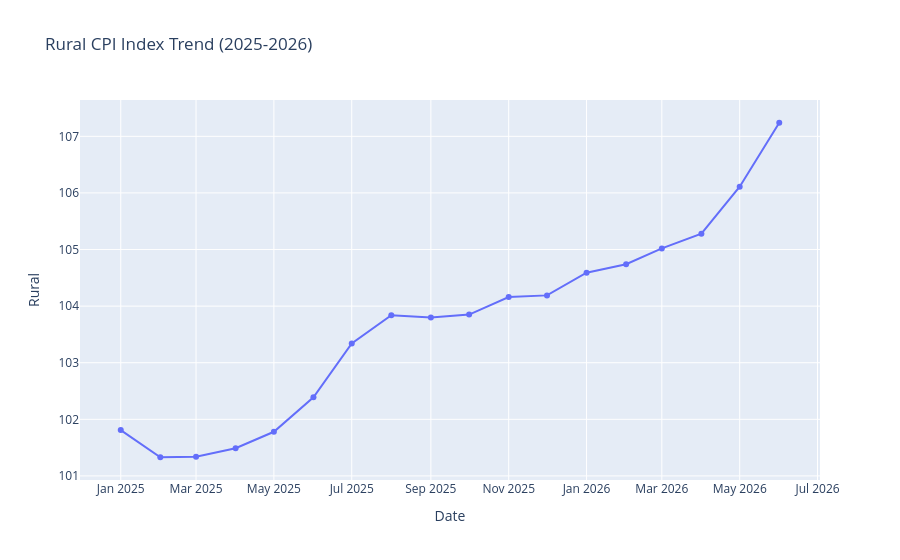

The notebook cell saved with this chart:
### Code cell
fig = px.line(
    df,
    x="Date",
    y="Rural",
    title="Rural CPI Index Trend (2025-2026)",
    markers=True
)

fig.show()

### Figure 1 — Plotly figure (JSON) as saved in the notebook; plotly's stock layout.template omitted (floating-point values rounded to 4 significant figures)
{"data": [{"hovertemplate": "Date=%{x}<br>Rural=%{y}<extra></extra>", "legendgroup": "", "line": {"color": "#636efa", "dash": "solid"}, "marker": {"symbol": "circle"}, "mode": "lines+markers", "name": "", "orientation": "v", "showlegend": false, "type": "scatter", "x": ["2025-01-01T00:00:00.000000", "2025-02-01T00:00:00.000000", "2025-03-01T00:00:00.000000", "2025-04-01T00:00:00.000000", "2025-05-01T00:00:00.000000", "2025-06-01T00:00:00.000000", "2025-07-01T00:00:00.000000", "2025-08-01T00:00:00.000000", "2025-09-01T00:00:00.000000", "2025-10-01T00:00:00.000000", "2025-11-01T00:00:00.000000", "2025-12-01T00:00:00.000000", "2026-01-01T00:00:00.000000", "2026-02-01T00:00:00.000000", "2026-03-01T00:00:00.000000", "2026-04-01T00:00:00.000000", "2026-05-01T00:00:00.000000", "2026-06-01T00:00:00.000000"], "xaxis": "x", "y": [101.8, 101.3, 101.3, 101.5, 101.8, 102.4, 103.3, 103.8, 103.8, 103.8, 104.2, 104.2, 104.6, 104.7, 105.0, 105.3, 106.1, 107.2], "yaxis": "y"}], "layout": {"legend": {"tracegroupgap": 0}, "title": {"text": "Rural CPI Index Trend (2025-2026)"}, "xaxis": {"anchor": "y", "domain": [0, 1], "title": {"text": "Date"}}, "yaxis": {"anchor": "x", "domain": [0, 1], "title": {"text": "Rural"}}}}
